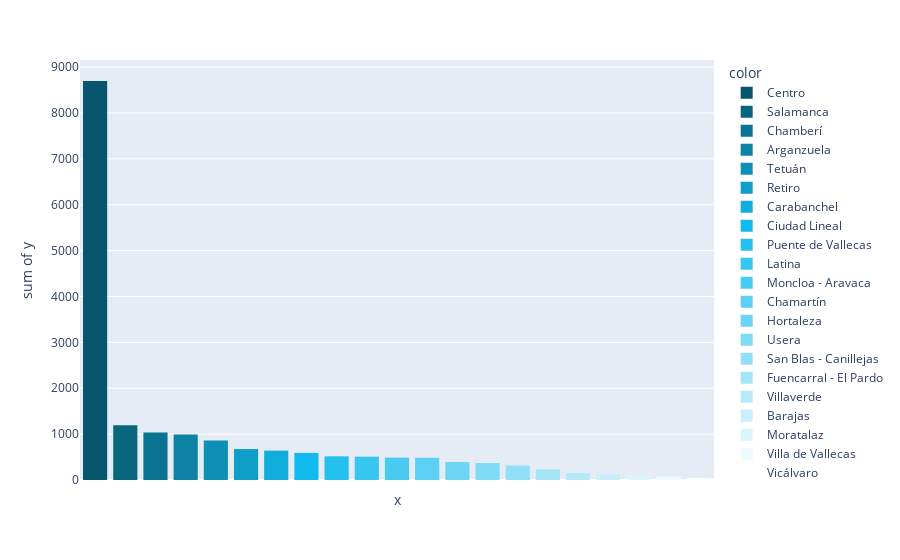

The notebook cell this image was saved under:
### Code cell
fig = px.histogram(df, x=viz1['district'], 
                   y=viz1['total'], 
                   color=viz1['district'], 
                   color_discrete_sequence=blues['Code'].tolist())

fig.update_xaxes(categoryorder = 'total descending')
fig.update_layout(xaxis_showticklabels=False)

fig.show()

### Figure 1 — Plotly figure (JSON) as saved in the notebook; plotly's stock layout.template omitted (floating-point values rounded to 4 significant figures)
{"data": [{"alignmentgroup": "True", "bingroup": "x", "histfunc": "sum", "hovertemplate": "color=Centro<br>x=%{x}<br>sum of y=%{y}<extra></extra>", "legendgroup": "Centro", "marker": {"color": "#08566d", "pattern": {"shape": ""}}, "name": "Centro", "offsetgroup": "Centro", "orientation": "v", "showlegend": true, "type": "histogram", "x": ["Centro"], "xaxis": "x", "y": [8696], "yaxis": "y"}, {"alignmentgroup": "True", "bingroup": "x", "histfunc": "sum", "hovertemplate": "color=Salamanca<br>x=%{x}<br>sum of y=%{y}<extra></extra>", "legendgroup": "Salamanca", "marker": {"color": "#0a657f", "pattern": {"shape": ""}}, "name": "Salamanca", "offsetgroup": "Salamanca", "orientation": "v", "showlegend": true, "type": "histogram", "x": ["Salamanca"], "xaxis": "x", "y": [1191], "yaxis": "y"}, {"alignmentgroup": "True", "bingroup": "x", "histfunc": "sum", "hovertemplate": "color=Chamberí<br>x=%{x}<br>sum of y=%{y}<extra></extra>", "legendgroup": "Chamberí", "marker": {"color": "#0b7392", "pattern": {"shape": ""}}, "name": "Chamberí", "offsetgroup": "Chamberí", "orientation": "v", "showlegend": true, "type": "histogram", "x": ["Chamberí"], "xaxis": "x", "y": [1034], "yaxis": "y"}, {"alignmentgroup": "True", "bingroup": "x", "histfunc": "sum", "hovertemplate": "color=Arganzuela<br>x=%{x}<br>sum of y=%{y}<extra></extra>", "legendgroup": "Arganzuela", "marker": {"color": "#0d82a4", "pattern": {"shape": ""}}, "name": "Arganzuela", "offsetgroup": "Arganzuela", "orientation": "v", "showlegend": true, "type": "histogram", "x": ["Arganzuela"], "xaxis": "x", "y": [993], "yaxis": "y"}, {"alignmentgroup": "True", "bingroup": "x", "histfunc": "sum", "hovertemplate": "color=Tetuán<br>x=%{x}<br>sum of y=%{y}<extra></extra>", "legendgroup": "Tetuán", "marker": {"color": "#0e90b6", "pattern": {"shape": ""}}, "name": "Tetuán", "offsetgroup": "Tetuán", "orientation": "v", "showlegend": true, "type": "histogram", "x": ["Tetuán"], "xaxis": "x", "y": [863], "yaxis": "y"}, {"alignmentgroup": "True", "bingroup": "x", "histfunc": "sum", "hovertemplate": "color=Retiro<br>x=%{x}<br>sum of y=%{y}<extra></extra>", "legendgroup": "Retiro", "marker": {"color": "#0f9ec8", "pattern": {"shape": ""}}, "name": "Retiro", "offsetgroup": "Retiro", "orientation": "v", "showlegend": true, "type": "histogram", "x": ["Retiro"], "xaxis": "x", "y": [674], "yaxis": "y"}, {"alignmentgroup": "True", "bingroup": "x", "histfunc": "sum", "hovertemplate": "color=Carabanchel<br>x=%{x}<br>sum of y=%{y}<extra></extra>", "legendgroup": "Carabanchel", "marker": {"color": "#11addb", "pattern": {"shape": ""}}, "name": "Carabanchel", "offsetgroup": "Carabanchel", "orientation": "v", "showlegend": true, "type": "histogram", "x": ["Carabanchel"], "xaxis": "x", "y": [640], "yaxis": "y"}, {"alignmentgroup": "True", "bingroup": "x", "histfunc": "sum", "hovertemplate": "color=Ciudad Lineal<br>x=%{x}<br>sum of y=%{y}<extra></extra>", "legendgroup": "Ciudad Lineal", "marker": {"color": "#12bbed", "pattern": {"shape": ""}}, "name": "Ciudad Lineal", "offsetgroup": "Ciudad Lineal", "orientation": "v", "showlegend": true, "type": "histogram", "x": ["Ciudad Lineal"], "xaxis": "x", "y": [591], "yaxis": "y"}, {"alignmentgroup": "True", "bingroup": "x", "histfunc": "sum", "hovertemplate": "color=Puente de Vallecas<br>x=%{x}<br>sum of y=%{y}<extra></extra>", "legendgroup": "Puente de Vallecas", "marker": {"color": "#24c1ee", "pattern": {"shape": ""}}, "name": "Puente de Vallecas", "offsetgroup": "Puente de Vallecas", "orientation": "v", "showlegend": true, "type": "histogram", "x": ["Puente de Vallecas"], "xaxis": "x", "y": [516], "yaxis": "y"}, {"alignmentgroup": "True", "bingroup": "x", "histfunc": "sum", "hovertemplate": "color=Latina<br>x=%{x}<br>sum of y=%{y}<extra></extra>", "legendgroup": "Latina", "marker": {"color": "#37c6f0", "pattern": {"shape": ""}}, "name": "Latina", "offsetgroup": "Latina", "orientation": "v", "showlegend": true, "type": "histogram", "x": ["Latina"], "xaxis": "x", "y": [508], "yaxis": "y"}, {"alignmentgroup": "True", "bingroup": "x", "histfunc": "sum", "hovertemplate": "color=Moncloa - Aravaca<br>x=%{x}<br>sum of y=%{y}<extra></extra>", "legendgroup": "Moncloa - Aravaca", "marker": {"color": "#49cbf1", "pattern": {"shape": ""}}, "name": "Moncloa - Aravaca", "offsetgroup": "Moncloa - Aravaca", "orientation": "v", "showlegend": true, "type": "histogram", "x": ["Moncloa - Aravaca"], "xaxis": "x", "y": [487], "yaxis": "y"}, {"alignmentgroup": "True", "bingroup": "x", "histfunc": "sum", "hovertemplate": "color=Chamartín<br>x=%{x}<br>sum of y=%{y}<extra></extra>", "legendgroup": "Chamartín", "marker": {"color": "#5bd0f2", "pattern": {"shape": ""}}, "name": "Chamartín", "offsetgroup": "Chamartín", "orientation": "v", "showlegend": true, "type": "histogram", "x": ["Chamartín"], "xaxis": "x", "y": [484], "yaxis": "y"}, {"alignmentgroup": "True", "bingroup": "x", "histfunc": "sum", "hovertemplate": "color=Hortaleza<br>x=%{x}<br>sum of y=%{y}<extra></extra>", "legendgroup": "Hortaleza", "marker": {"color": "#6dd5f4", "pattern": {"shape": ""}}, "name": "Hortaleza", "offsetgroup": "Hortaleza", "orientation": "v", "showlegend": true, "type": "histogram", "x": ["Hortaleza"], "xaxis": "x", "y": [391], "yaxis": "y"}, {"alignmentgroup": "True", "bingroup": "x", "histfunc": "sum", "hovertemplate": "color=Usera<br>x=%{x}<br>sum of y=%{y}<extra></extra>", "legendgroup": "Usera", "marker": {"color": "#7fdbf5", "pattern": {"shape": ""}}, "name": "Usera", "offsetgroup": "Usera", "orientation": "v", "showlegend": true, "type": "histogram", "x": ["Usera"], "xaxis": "x", "y": [371], "yaxis": "y"}, {"alignmentgroup": "True", "bingroup": "x", "histfunc": "sum", "hovertemplate": "color=San Blas - Canillejas<br>x=%{x}<br>sum of y=%{y}<extra></extra>", "legendgroup": "San Blas - Canillejas", "marker": {"color": "#92e0f7", "pattern": {"shape": ""}}, "name": "San Blas - Canillejas", "offsetgroup": "San Blas - Canillejas", "orientation": "v", "showlegend": true, "type": "histogram", "x": ["San Blas - Canillejas"], "xaxis": "x", "y": [318], "yaxis": "y"}, {"alignmentgroup": "True", "bingroup": "x", "histfunc": "sum", "hovertemplate": "color=Fuencarral - El Pardo<br>x=%{x}<br>sum of y=%{y}<extra></extra>", "legendgroup": "Fuencarral - El Pardo", "marker": {"color": "#a4e5f8", "pattern": {"shape": ""}}, "name": "Fuencarral - El Pardo", "offsetgroup": "Fuencarral - El Pardo", "orientation": "v", "showlegend": true, "type": "histogram", "x": ["Fuencarral - El Pardo"], "xaxis": "x", "y": [234], "yaxis": "y"}, {"alignmentgroup": "True", "bingroup": "x", "histfunc": "sum", "hovertemplate": "color=Villaverde<br>x=%{x}<br>sum of y=%{y}<extra></extra>", "legendgroup": "Villaverde", "marker": {"color": "#b6eaf9", "pattern": {"shape": ""}}, "name": "Villaverde", "offsetgroup": "Villaverde", "orientation": "v", "showlegend": true, "type": "histogram", "x": ["Villaverde"], "xaxis": "x", "y": [154], "yaxis": "y"}, {"alignmentgroup": "True", "bingroup": "x", "histfunc": "sum", "hovertemplate": "color=Barajas<br>x=%{x}<br>sum of y=%{y}<extra></extra>", "legendgroup": "Barajas", "marker": {"color": "#c8effb", "pattern": {"shape": ""}}, "name": "Barajas", "offsetgroup": "Barajas", "orientation": "v", "showlegend": true, "type": "histogram", "x": ["Barajas"], "xaxis": "x", "y": [126], "yaxis": "y"}, {"alignmentgroup": "True", "bingroup": "x", "histfunc": "sum", "hovertemplate": "color=Moratalaz<br>x=%{x}<br>sum of y=%{y}<extra></extra>", "legendgroup": "Moratalaz", "marker": {"color": "#dbf5fc", "pattern": {"shape": ""}}, "name": "Moratalaz", "offsetgroup": "Moratalaz", "orientation": "v", "showlegend": true, "type": "histogram", "x": ["Moratalaz"], "xaxis": "x", "y": [108], "yaxis": "y"}, {"alignmentgroup": "True", "bingroup": "x", "histfunc": "sum", "hovertemplate": "color=Villa de Vallecas<br>x=%{x}<br>sum of y=%{y}<extra></extra>", "legendgroup": "Villa de Vallecas", "marker": {"color": "#edfafe", "pattern": {"shape": ""}}, "name": "Villa de Vallecas", "offsetgroup": "Villa de Vallecas", "orientation": "v", "showlegend": true, "type": "histogram", "x": ["Villa de Vallecas"], "xaxis": "x", "y": [81], "yaxis": "y"}, {"alignmentgroup": "True", "bingroup": "x", "histfunc": "sum", "hovertemplate": "color=Vicálvaro<br>x=%{x}<br>sum of y=%{y}<extra></extra>", "legendgroup": "Vicálvaro", "marker": {"color": "#ffffff", "pattern": {"shape": ""}}, "name": "Vicálvaro", "offsetgroup": "Vicálvaro", "orientation": "v", "showlegend": true, "type": "histogram", "x": ["Vicálvaro"], "xaxis": "x", "y": [45], "yaxis": "y"}], "layout": {"barmode": "relative", "legend": {"title": {"text": "color"}, "tracegroupgap": 0}, "margin": {"t": 60}, "xaxis": {"anchor": "y", "categoryorder": "total descending", "domain": [0, 1], "showticklabels": false, "title": {"text": "x"}}, "yaxis": {"anchor": "x", "domain": [0, 1], "title": {"text": "sum of y"}}}}
